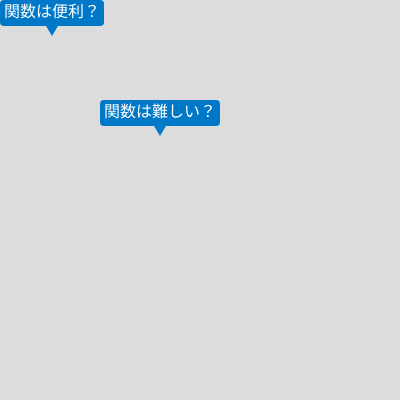
Frame 1 (no input)
Frame 60 (no input): identical to frame 1, image omitted
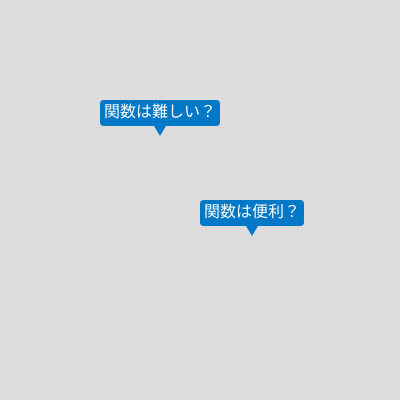
Frame 120 (the mouse pressed at the canvas centre since frame 60)

The p5.js sketch that drew these frames (run headless with seeded random() and noise() and a simulated clock; from frame 60 on, the mouse is pressed at the canvas centre):

// p5.js sketch
// ── sketch.js
// 吹き出し
function setup(){
  createCanvas(400, 400);
  textSize(16);
}

function draw(){
  background(220);
  balloon("関数は難しい？", 100, 100);
  balloon("関数は便利？", mouseX, mouseY);
}

function balloon(t, x, y){
  const w = textWidth(t); // テキストの幅
  const h = textAscent() + textDescent(); // テキストの高さ
  const p = 4; // 余白の大きさ (padding)

  push();

    noStroke();
  fill(0, 120, 200);                       // 背景色(濃い青)。好きな濃い色でOK
  rect(x, y, w + p * 2, h + p * 2, 4);     // 左上が(x, y)、幅と高さは余白込み。最後の4は角の丸み// BLANK[1] 吹き出しの背景を先に描く

    const bx = x + (w + p * 2) / 2;    // 吹き出しの横の真ん中
  const by = y + h + p * 2;          // 吹き出しの下の辺
  triangle(bx - 6, by,               // 左の点
           bx + 6, by,               // 右の点
           bx,     by + 10);         // 下にとがった点// BLANK[2] 吹き出しの三角形を描く

  // 吹き出しのテキストを次に描く
  textAlign(LEFT, CENTER);
  fill(255);
  text(t, x + p, y + h / 2 + p);
  
  pop();
}
